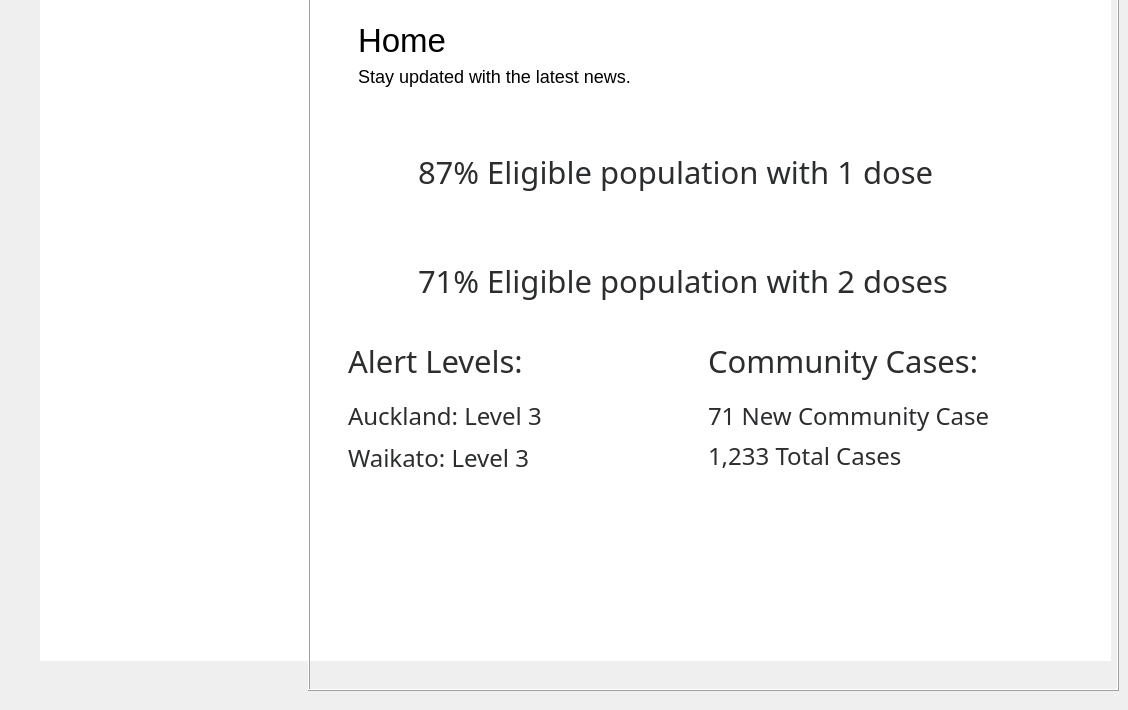
    <widget class="QWidget" name="uiAdminHomePage">
     <widget class="QLabel" name="labelBackground">
      <property name="geometry">
       <rect>
        <x>40</x>
        <y>0</y>
        <width>1071</width>
        <height>661</height>
       </rect>
      </property>
      <property name="styleSheet">
       <string notr="true">background: white;</string>
      </property>
      <property name="text">
       <string/>
      </property>
     </widget>
     <widget class="QFrame" name="HomeFrame">
      <property name="geometry">
       <rect>
        <x>308</x>
        <y>-10</y>
        <width>811</width>
        <height>701</height>
       </rect>
      </property>
      <property name="autoFillBackground">
       <bool>false</bool>
      </property>
      <property name="styleSheet">
       <string notr="true">
background-color: light gray;</string>
      </property>
      <property name="frameShape">
       <enum>QFrame::Box</enum>
      </property>
      <property name="frameShadow">
       <enum>QFrame::Raised</enum>
      </property>
      <widget class="QLabel" name="label1Dose">
       <property name="geometry">
        <rect>
         <x>110</x>
         <y>131</y>
         <width>651</width>
         <height>101</height>
        </rect>
       </property>
       <property name="font">
        <font>
         <family>Quicksand</family>
         <pointsize>23</pointsize>
         <weight>50</weight>
         <italic>false</italic>
         <bold>false</bold>
        </font>
       </property>
       <property name="styleSheet">
        <string notr="true">font-size: 23pt;
line-height: 23px;
color: #2B2D2F;
</string>
       </property>
       <property name="text">
        <string>87% Eligible population with 1 dose</string>
       </property>
      </widget>
      <widget class="QLabel" name="label2Dose">
       <property name="geometry">
        <rect>
         <x>110</x>
         <y>240</y>
         <width>651</width>
         <height>101</height>
        </rect>
       </property>
       <property name="font">
        <font>
         <family>Quicksand</family>
         <pointsize>23</pointsize>
         <weight>50</weight>
         <italic>false</italic>
         <bold>false</bold>
        </font>
       </property>
       <property name="styleSheet">
        <string notr="true">font-size: 23pt;
line-height: 23px;
color: #2B2D2F;
</string>
       </property>
       <property name="text">
        <string>71% Eligible population with 2 doses</string>
       </property>
      </widget>
      <widget class="QLabel" name="labelUpdates">
       <property name="geometry">
        <rect>
         <x>40</x>
         <y>340</y>
         <width>241</width>
         <height>61</height>
        </rect>
       </property>
       <property name="font">
        <font>
         <family>Quicksand</family>
         <pointsize>23</pointsize>
         <weight>50</weight>
         <italic>false</italic>
         <bold>false</bold>
        </font>
       </property>
       <property name="styleSheet">
        <string notr="true">font-size: 23pt;
line-height: 23px;
color: #2B2D2F;
</string>
       </property>
       <property name="text">
        <string>Alert Levels:</string>
       </property>
      </widget>
      <widget class="QLabel" name="labelAuckland">
       <property name="geometry">
        <rect>
         <x>40</x>
         <y>400</y>
         <width>261</width>
         <height>51</height>
        </rect>
       </property>
       <property name="font">
        <font>
         <family>Quicksand</family>
         <pointsize>18</pointsize>
         <weight>50</weight>
         <italic>false</italic>
         <bold>false</bold>
        </font>
       </property>
       <property name="styleSheet">
        <string notr="true">font-size: 18pt;
line-height: 18px;
color: #2B2D2F;
</string>
       </property>
       <property name="text">
        <string>Auckland: Level 3</string>
       </property>
      </widget>
      <widget class="QLabel" name="labelWaikato">
       <property name="geometry">
        <rect>
         <x>40</x>
         <y>447</y>
         <width>261</width>
         <height>41</height>
        </rect>
       </property>
       <property name="font">
        <font>
         <family>Quicksand</family>
         <pointsize>18</pointsize>
         <weight>50</weight>
         <italic>false</italic>
         <bold>false</bold>
        </font>
       </property>
       <property name="styleSheet">
        <string notr="true">font-size: 18pt;
line-height: 18px;
color: #2B2D2F;
</string>
       </property>
       <property name="text">
        <string>Waikato: Level 3</string>
       </property>
      </widget>
      <widget class="QLabel" name="labelNewCases">
       <property name="geometry">
        <rect>
         <x>400</x>
         <y>400</y>
         <width>281</width>
         <height>51</height>
        </rect>
       </property>
       <property name="font">
        <font>
         <family>Quicksand</family>
         <pointsize>18</pointsize>
         <weight>50</weight>
         <italic>false</italic>
         <bold>false</bold>
        </font>
       </property>
       <property name="styleSheet">
        <string notr="true">font-size: 18pt;
line-height: 18px;
color: #2B2D2F;
</string>
       </property>
       <property name="text">
        <string>71 New Community Cases</string>
       </property>
      </widget>
      <widget class="QLabel" name="labelTotalCases">
       <property name="geometry">
        <rect>
         <x>400</x>
         <y>440</y>
         <width>281</width>
         <height>51</height>
        </rect>
       </property>
       <property name="font">
        <font>
         <family>Quicksand</family>
         <pointsize>18</pointsize>
         <weight>50</weight>
         <italic>false</italic>
         <bold>false</bold>
        </font>
       </property>
       <property name="styleSheet">
        <string notr="true">font-size: 18pt;
line-height: 18px;
color: #2B2D2F;
</string>
       </property>
       <property name="text">
        <string>1,233 Total Cases </string>
       </property>
      </widget>
      <widget class="QLabel" name="labelHomeHeading">
       <property name="geometry">
        <rect>
         <x>50</x>
         <y>30</y>
         <width>241</width>
         <height>41</height>
        </rect>
       </property>
       <property name="styleSheet">
        <string notr="true">font-size: 33px;
line-height: 69px;
color:black;</string>
       </property>
       <property name="text">
        <string>Home</string>
       </property>
      </widget>
      <widget class="QLabel" name="labelSubheading1">
       <property name="geometry">
        <rect>
         <x>50</x>
         <y>66</y>
         <width>551</width>
         <height>41</height>
        </rect>
       </property>
       <property name="styleSheet">
        <string notr="true">font-size: 18px;
line-height: 69px;
color:black;</string>
       </property>
       <property name="text">
        <string>Stay updated with the latest news.</string>
       </property>
      </widget>
      <widget class="QLabel" name="labelCases">
       <property name="geometry">
        <rect>
         <x>400</x>
         <y>340</y>
         <width>341</width>
         <height>61</height>
        </rect>
       </property>
       <property name="font">
        <font>
         <family>Quicksand</family>
         <pointsize>23</pointsize>
         <weight>50</weight>
         <italic>false</italic>
         <bold>false</bold>
        </font>
       </property>
       <property name="styleSheet">
        <string notr="true">font-size: 23pt;
line-height: 23px;
color: #2B2D2F;
</string>
       </property>
       <property name="text">
        <string>Community Cases:</string>
       </property>
      </widget>
      <widget class="QLabel" name="labelDose1">
       <property name="geometry">
        <rect>
         <x>50</x>
         <y>160</y>
         <width>41</width>
         <height>41</height>
        </rect>
       </property>
       <property name="styleSheet">
        <string notr="true">
box-sizing: border-box;
border-radius: 35px;
border-color: black;</string>
       </property>
       <property name="lineWidth">
        <number>0</number>
       </property>
       <property name="text">
        <string/>
       </property>
       <property name="pixmap">
        <pixmap resource="Resource.qrc">:/res/images/dose1.png</pixmap>
       </property>
       <property name="scaledContents">
        <bool>true</bool>
       </property>
      </widget>
      <widget class="QLabel" name="labelDose2">
       <property name="geometry">
        <rect>
         <x>50</x>
         <y>270</y>
         <width>41</width>
         <height>41</height>
        </rect>
       </property>
       <property name="styleSheet">
        <string notr="true">
box-sizing: border-box;
border-radius: 35px;
border-color: black;</string>
       </property>
       <property name="lineWidth">
        <number>0</number>
       </property>
       <property name="text">
        <string/>
       </property>
       <property name="pixmap">
        <pixmap resource="Resource.qrc">:/res/images/dose2.png</pixmap>
       </property>
       <property name="scaledContents">
        <bool>true</bool>
       </property>
      </widget>
     </widget>
    </widget>
